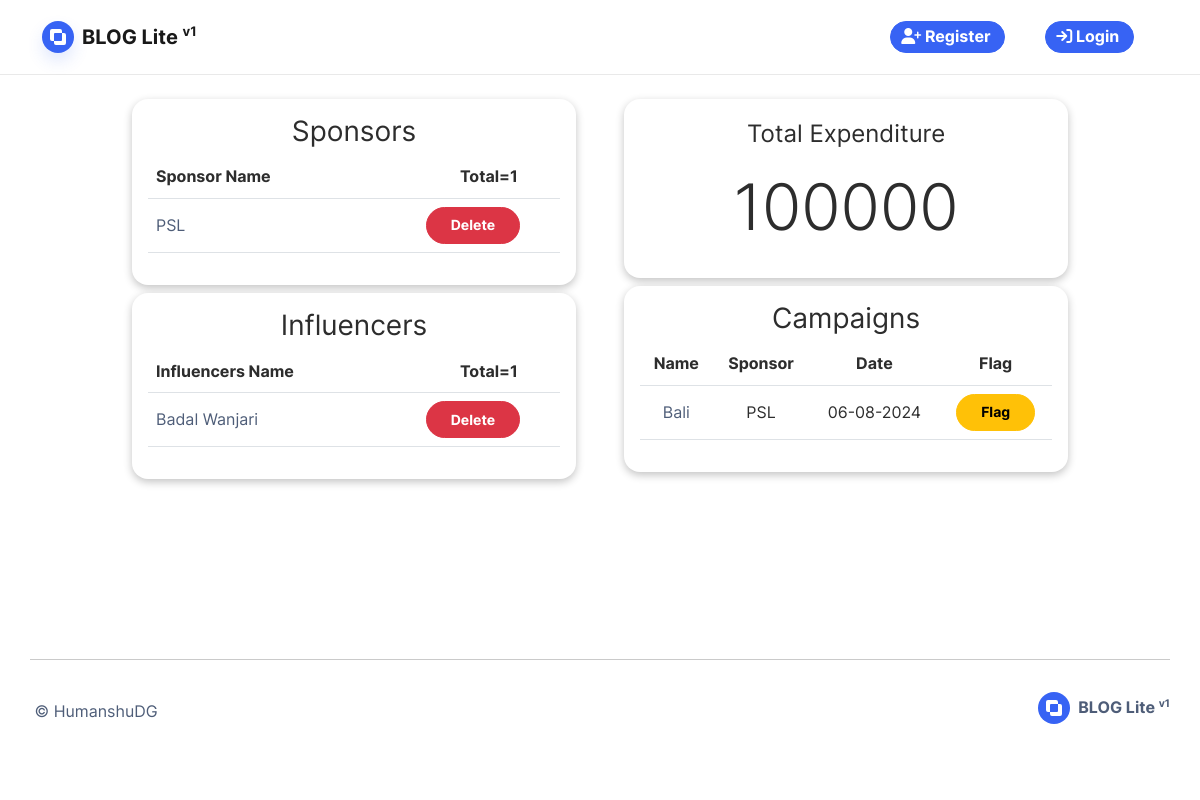
/admin, run on an earlier commit of the app's database.
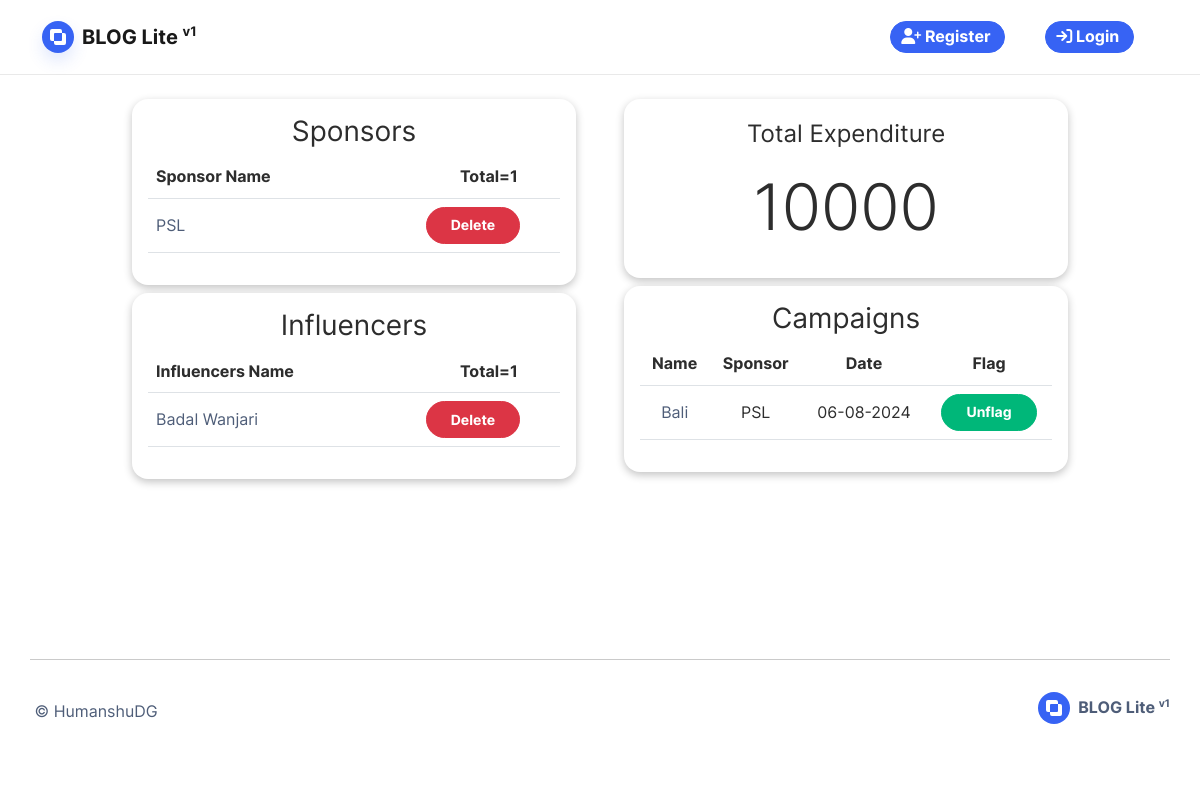
And on a later commit of the database.
### base/models.py (models this page shows, shortened)
class Sponsor(db.Model):
    id = db.Column(db.Integer, primary_key=True)
    user_id = db.Column(db.Integer, db.ForeignKey('user.id'), unique=True)
    sponsor_name = db.Column(db.String(100), nullable=False)
    industry = db.Column(db.String(100))
    market_valuation = db.Column(db.Integer())
    bio = db.Column(db.Text(), nullable=True)
    website = db.Column(db.String(50), default="-")
    image_file = db.Column(db.String(50), nullable=False, default='default-sponsor.jpg')
    complaigns = db.relationship('Campaign', backref='campaigns', uselist=True)

class Influencer(db.Model):
    id = db.Column(db.Integer, primary_key=True)
    user_id = db.Column(db.Integer, db.ForeignKey('user.id'), unique=True)
    influencer_name = db.Column(db.String(100), nullable=False)
    category = db.Column(db.String(100), nullable=False)
    niche = db.Column(db.String(100), nullable=False)
    reach = db.Column(db.Integer, nullable=False)
    profile_url = db.Column(db.String(100), nullable=True)
    image_file = db.Column(db.String(50), nullable=False, default='default.jpg')
    bio = db.Column(db.Text(), nullable=True)
    CampaignRequests = db.relationship('CampaignRequest', backref='CampaignRequests', uselist=True)
    campaign_contracts = db.relationship('Contract', backref='campaign_contracts', uselist=True)

class Campaign(db.Model):
    id = db.Column(db.Integer, primary_key=True, autoincrement=True)
    sponsor_id = db.Column(db.Integer, db.ForeignKey('sponsor.id'))
    title = db.Column(db.String(150), nullable=False)
    description = db.Column(db.Text(), nullable=False)
    budget = db.Column(db.Integer, nullable=False)
    target_audience = db.Column(db.String(20))
    start_date = db.Column(db.Date(), nullable=False)
    end_date = db.Column(db.Date(), nullable=False)
    image_file = db.Column(db.String(50), nullable=False, default='default.jpg')
    is_disabled = db.Column(db.Boolean, default=True)
    is_deleted = db.Column(db.Boolean, default=False)
    is_flagged = db.Column(db.Boolean, default=False)
    date_posted = db.Column(db.DateTime, nullable=False, default=datetime.now())
    influencer_requests = db.relationship('CampaignRequest', backref='influencer_requests', uselist=True)
    influencer_contracts = db.relationship('Contract', backref='influencer_contracts', uselist=True)

### base/admin_routes.py (the view)
@app.route("/admin")
def admin_home():
    sponsors = Sponsor.query.all()
    influencers = Influencer.query.all()
    campaigns = Campaign.query.join(Sponsor, Campaign.sponsor_id==Sponsor.id).add_columns(Campaign.id, Campaign.title, Campaign.date_posted, Campaign.budget, Campaign.is_flagged, Sponsor.sponsor_name).all()
    expenditure = 0
    for campaign in campaigns:
        expenditure += campaign.budget
    campaigns.reverse()
    return render_template('admin-pages/home.html',
                           sponsors=sponsors, \
                           influencers=influencers, \
                           campaigns=campaigns,
                           expenditure=expenditure)

### base/templates/admin-pages/home.html (shortened to what this page needs)
{% extends 'base.html' %} {% block blog %}
<div
    class="h-100 my-4 gap-4 row"
    style="
        width: 80%;
        display: grid;
        grid-template-columns: 1fr 1fr;
        margin-inline: auto;
    "
>
    <div class="w-full">
        <div
            class="card mb-2 p-3 w-100"
            style="box-shadow: rgba(0, 0, 0, 0.24) 0px 3px 8px"
        >
            <h3 class="card-title">Sponsors</h3>
            <table class="table table-hover w-100">
                <tr class="col-md-12">
                    <th class="col-md-6">Sponsor Name</th>
                    <th class="col-md-3 text-center">
                        Total={{sponsors|length}}
                    </th>
                </tr>
                {% for sponsor in sponsors %}
                <tr class="col-md-12">
                    <td class="col-md-6">
                        <a href="{{ url_for('profile', id=sponsor.user_id) }}"
                            >{{sponsor.sponsor_name}}</a
                        >
                    </td>
                    <td class="col-md-3">
                        <a href="">
                            <button class="btn btn-sm btn-danger">
                                Delete
                            </button>
                        </a>
                    </td>
                </tr>
                {% endfor %}
            </table>
        </div>
        <div
            class="card mb-2 p-3 w-100"
            style="box-shadow: rgba(0, 0, 0, 0.24) 0px 3px 8px"
        >
            <h3 class="card-title">Influencers</h3>
            <table class="table table-hover w-100">
                <tr class="col-md-12">
                    <th class="col-md-6">Influencers Name</th>
                    <th class="col-md-3 text-center">
                        Total={{influencers|length}}
                    </th>
                </tr>
                {% for influencer in influencers %}
                <tr class="col-md-12">
                    <td class="col-md-6">
                        <a
                            href="{{ url_for('profile', id=influencer.user_id) }}"
                            >{{influencer.influencer_name}}</a
                        >
                    </td>
                    <td class="col-md-3">
                        <a href="">
                            <button class="btn btn-sm btn-danger">
                                Delete
                            </button>
                        </a>
                    </td>
                </tr>
                {% endfor %}
            </table>
        </div>
    </div>
    <div class="w-100">
        <div
            class="card mb-2 p-3 w-100"
            style="box-shadow: rgba(0, 0, 0, 0.24) 0px 3px 8px"
        >
            <p class="text-center fs-4">Total Expenditure</p>
            <p class="text-center display-3">{{expenditure}}</p>
        </div>
        <div
            class="card mb-2 p-3 w-100"
            style="box-shadow: rgba(0, 0, 0, 0.24) 0px 3px 8px"
        >
            <h3 class="card-title">Campaigns</h3>
            <table class="table table-hover w-100 text-center">
                <tr class="col-md-12">
                    <th class="">Name</th>
                    <th class="text-center">Sponsor</th>
                    <th class="text-center">Date</th>
                    <th class="text-center">Flag</th>
                </tr>
                {% for campaign in campaigns %}
                <tr class="col-md-12">
                    <td class="">
                        <a href="{{ url_for('profile', id=campaign.id) }}"
                            >{{campaign.title[0:15]}}</a
                        >
                    </td>
                    <td class="">{{campaign.sponsor_name}}</td>
                    <td class="">
                        {{campaign.date_posted.strftime('%d-%m-%Y')}}
                    </td>
                    <td class="">
                        <a href="{{ url_for('flag_campaign', id=campaign.id) }}">
                            {% if campaign.is_flagged %}
                            <button class="btn btn-sm btn-success">
                                Unflag
                            </button>
                            {% else %}
                            <button class="btn btn-sm btn-warning">Flag</button>
                            {% endif %}
                        </a>
                    </td>
                </tr>
                {% endfor %}
            </table>
        </div>
    </div>
</div>
{% endblock %}

### base/templates/base.html (shortened to what this page needs)
<!DOCTYPE html>
<html lang="en">
<head>
	<link rel = "stylesheet" href = '/static/style.css'>
</head>
<body>
	<nav id="mainNav" class="navbar navbar-light navbar-expand-md sticky-top navbar-shrink py-3">
		<div class="container">
			<a class="navbar-brand d-flex align-items-center"
				href="/"
				>
				<span class="bs-icon-sm bs-icon-circle bs-icon-primary shadow d-flex justify-content-center align-items-center me-2 bs-icon">
					<svg class="bi bi-exclude" xmlns="http://www.w3.org/2000/svg" width="1em" height="1em" fill="currentColor" viewBox="0 0 16 16">
						<path d="M0 2a2 2 0 0 1 2-2h8a2 2 0 0 1 2 2v2h2a2 2 0 0 1 2 2v8a2 2 0 0 1-2 2H6a2 2 0 0 1-2-2v-2H2a2 2 0 0 1-2-2V2zm12 2H5a1 1 0 0 0-1 1v7h7a1 1 0 0 0 1-1V4z"></path>
					</svg>
				</span>
				<span>
					BLOG Lite
						<sup>
							<small>
								v1
							</small>
						</sup>
				</span>
			</a>
			<div id="navcol-1" class="collapse navbar-collapse justify-content-between align-items-center">
				{% if current_user.is_authenticated %}
					<ul class="navbar-nav mx-auto">
						<li class="nav-item">
							<a class="nav-link
								{% block home %}
								{% endblock %}
								" href="/home">
								<i class="fa-solid fa-house-chimney"></i>
							</a>
						</li>
						<li class="nav-item">
							<a class="nav-link
								{% block explore %}
								{% endblock %}
								" href="/explore">
								<i class="fa-solid fa-compass"></i>
							</a>
						</li>
						<li class="nav-item">
							<a class="nav-link
								{% block search %}
								{% endblock %}
								" href="/search">
								<i class="fa-solid fa-magnifying-glass"></i>
							</a>
						</li>
						<li class="nav-item">
							<a class="nav-link
								{% block profile %}
								{% endblock %}
								" href="/account">
								<i class="fa-solid fa-user"></i>
							</a>
						</li>
					</ul>
					<ul class="nav mx-1 navbar-right">
						{% if current_user.role == "SPONSOR" %}
						<li class='nav-item navbar-right'>
							<a class="btn btn-primary" role="button" style="margin-left: 20px;margin-right: 20px;padding-left: 10px;padding-right: 10px;padding-top: 2px;padding-bottom: 2px;"
								href="{{url_for('create_campaign')}}"
								>
								<i class="far fa-plus"></i>&nbsp;Create&nbsp;
							</a>
						</li>
						{% endif %}
						<li class='nav-item navbar-right'>
							<a class="btn btn-primary" role="button" style="margin-left: 20px;margin-right: 20px;padding-left: 10px;padding-right: 10px;padding-top: 2px;padding-bottom: 2px;"
								href="{{url_for('logout')}}"
								>
								<i class="fa fa-sign-out"></i>&nbsp;Logout&nbsp;
							</a>
						</li>
					</ul>
					{% else %}
					<ul class="nav mx-1 navbar-right">
						<li class="nav-item navbar-right">
							<a class="btn btn-primary" role="button" style="margin-left: 20px;margin-right: 20px;padding-left: 10px;padding-right: 10px;padding-top: 2px;padding-bottom: 2px;"
								href="{{ url_for('register' )}}"
								>
								<i class="fa-solid fa-user-plus"></i>&nbsp;Register&nbsp;
							</a>
						</li>
						<li class="nav-item navbar-right">
							<a class="btn btn-primary" role="button" style="margin-left: 20px;margin-right: 20px;padding-left: 10px;padding-right: 10px;padding-top: 2px;padding-bottom: 2px;"
								href="{{ url_for('login' )}}"
								>
								<i class="fa-solid fa-sign-in"></i>&nbsp;Login&nbsp;
							</a>
						</li>
					</ul>
				{% endif %}
			</div>
		</div>
	</nav>
	<div align='center' style='display: flex; flex-direction: column; min-height: 520px;'>
		{% block blog %}{% endblock %}
	</div>
	<footer class="bg-primary-gradient" style="margin-top: auto; background: #ffffff;">
		<div class="container py-4 py-lg-5" style="margin-top: auto;margin-bottom: 0px;padding-left: 0px;padding-right: 0px;">
			<hr>
			<div class="text-muted d-flex justify-content-between align-items-center pt-3">
				<p class="mb-0">
					&nbsp;<a href='https://www.linkedin.com/in/HumanshuDG' style='text-decoration:none'>©&nbsp;HumanshuDG</a>
				</p>
				<div class="fw-bold d-flex align-items-center mb-2">
					<span class="bs-icon-sm bs-icon-circle bs-icon-primary d-flex justify-content-center align-items-center bs-icon me-2">
						<svg xmlns="http://www.w3.org/2000/svg" width="1em" height="1em" fill="currentColor" viewBox="0 0 16 16" class="bi bi-bezier">
							<path d="M0 2a2 2 0 0 1 2-2h8a2 2 0 0 1 2 2v2h2a2 2 0 0 1 2 2v8a2 2 0 0 1-2 2H6a2 2 0 0 1-2-2v-2H2a2 2 0 0 1-2-2V2zm12 2H5a1 1 0 0 0-1 1v7h7a1 1 0 0 0 1-1V4z"></path>
						</svg>
					</span>
					<span>
						BLOG Lite
							<sup>
								<small>
									v1
								</small>
							</sup>
					</span>
				</div>
			</div>
		</div>
	</footer>
</body>
</html>

### base/templates/admin-pages/home.html (style rules this page uses)
td { vertical-align: middle; }
td a, td input, td img { vertical-align: middle; display: inline-block; }

What changed in the data, as far as the page shows it:
changed Campaign "Bali": text "Flag" → "Unflag"
Also different on the page:
{{ expenditure }}: "100000" → "10000"
